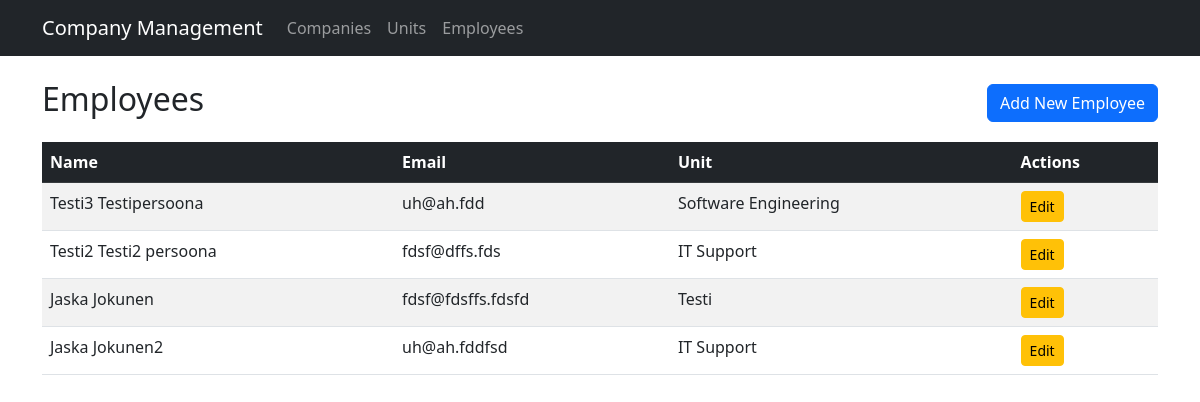
/employees/, run on the app's committed database.
### management/models.py (models this page shows, shortened)
class Employee(models.Model):
    first_name = models.CharField(max_length=255)
    last_name = models.CharField(max_length=255)
    email = models.EmailField(unique=True)
    unit = models.ForeignKey(Unit, on_delete=models.CASCADE, related_name='employees')

class Unit(models.Model):
    name = models.CharField(max_length=255)
    company = models.ForeignKey(Company, on_delete=models.CASCADE, related_name='units')

### management/views.py (the view)
# urls.py: path('employees/', views.employee_list, name='employee_list'),
def employee_list(request):
    employees = Employee.objects.all()
    return render(request, 'management/employees.html', {'employees': employees})

### management/templates/management/employees.html (shortened to what this page needs)
{% extends 'management/base.html' %}
{% block content %}
<div class="d-flex justify-content-between align-items-center">
    <h2>Employees</h2>
    <a href="{% url 'employee_create' %}" class="btn btn-primary">Add New Employee</a>
</div>
<table class="table table-striped mt-3">
    <thead class="table-dark">
        <tr>
            <th>Name</th>
            <th>Email</th>
            <th>Unit</th>
            <th>Actions</th>
        </tr>
    </thead>
    <tbody>
        {% for employee in employees %}
            <tr>
                <td>{{ employee.first_name }} {{ employee.last_name }}</td>
                <td>{{ employee.email }}</td>
                <td>{{ employee.unit.name }}</td>
                <td>
                    <a href="{% url 'employee_edit' employee.pk %}" class="btn btn-sm btn-warning">Edit</a>
                </td>
            </tr>
        {% endfor %}
    </tbody>
</table>
{% endblock %}

### management/templates/management/base.html (shortened to what this page needs)
<!DOCTYPE html>
<html lang="en">
<head>
    <link href="https://cdn.jsdelivr.net/npm/bootstrap@5.3.0/dist/css/bootstrap.min.css" rel="stylesheet">
</head>
<body>
    <nav class="navbar navbar-expand-lg navbar-dark bg-dark">
        <div class="container">
            <a class="navbar-brand" href="{% url 'home' %}">Company Management</a>
            <div class="collapse navbar-collapse" id="navbarNav">
                <ul class="navbar-nav">
                    <li class="nav-item"><a class="nav-link" href="{% url 'company_list' %}">Companies</a></li>
                    <li class="nav-item"><a class="nav-link" href="{% url 'unit_list' %}">Units</a></li>
                    <li class="nav-item"><a class="nav-link" href="{% url 'employee_list' %}">Employees</a></li>
                </ul>
            </div>
        </div>
    </nav>
    <div class="container mt-4">
        {% block content %}{% endblock %}
    </div>
</body>
</html>

### data on the page
Employee: first_name "Testi3", last_name "Testipersoona", email "uh@ah.fdd", unit.name "Software Engineering"
Employee: first_name "Testi2", last_name "Testi2 persoona", email "fdsf@dffs.fds", unit.name "IT Support"
Employee: first_name "Jaska", last_name "Jokunen", email "fdsf@fdsffs.fdsfd", unit.name "Testi"
Employee: first_name "Jaska", last_name "Jokunen2", email "uh@ah.fddfsd", unit.name "IT Support"
